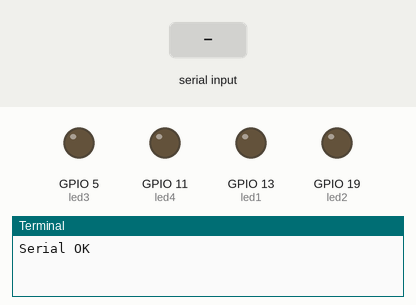
Simulated run of this program. Board: Raspberry Pi (BCM pin numbers). Shown: output pins drawn as LEDs (lit = HIGH), the last lines printed to the terminal. Dashed ring = blinking. Inputs (shaded band) come from the test bench. The clock reads 2024-03-15 10:24:30 at power-on unless the program sets it.

Above: at 4.2 s.
4.3 s: "Knop1\n" received over the second serial link
5.8 s: "snelheid1\n" received over the second serial link
At 6.6 s:
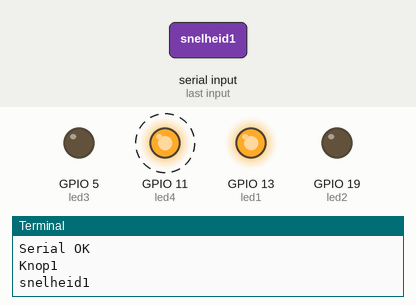
8.8 s: "Knop3\n" received over the second serial link
At 10.6 s:
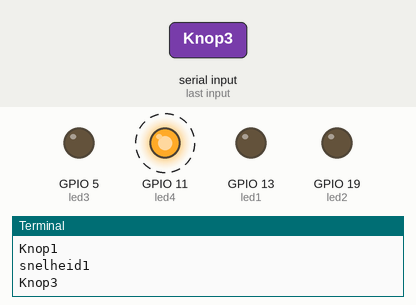
11.8 s: "Knop2\n" received over the second serial link
At 12.7 s:
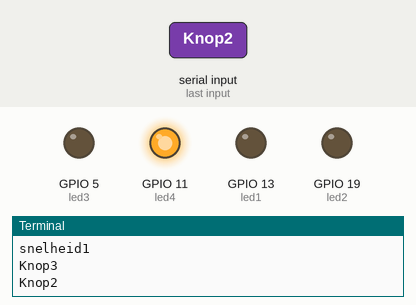
13.3 s: "snelheid2\n" received over the second serial link
At 14.8 s:
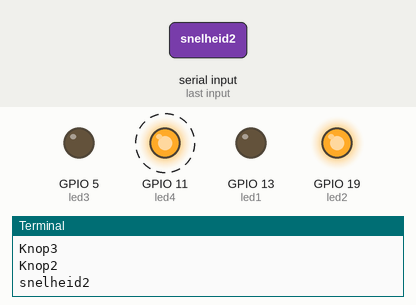
16.3 s: "Knop3\n" received over the second serial link
At 19.1 s:
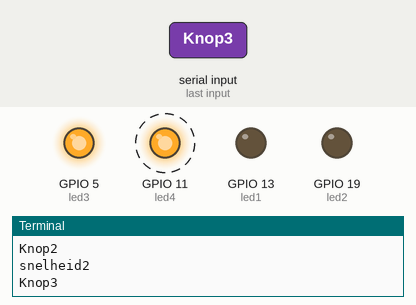
Timing chart, 0 to 20.3 s (numbered marks = the images above; inputs shaded):
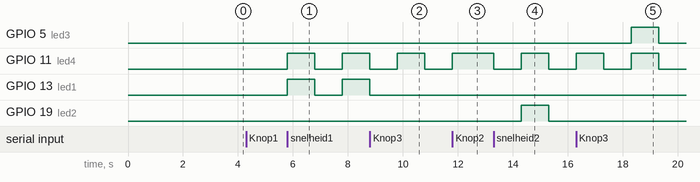

Measured:
- after the input at 5.8 s, GPIO 11 (led4), GPIO 13 (led1): LOW → HIGH at once, → LOW 1.0 s later, → HIGH 1.0 s later
- after the input at 8.8 s, GPIO 13 (led1): goes on until 8.8 s, then stays LOW
- after the input at 11.8 s, GPIO 11 (led4): goes on until 11.8 s, then stays HIGH
- after the input at 13.3 s, GPIO 11 (led4): HIGH → LOW at once, → HIGH 1.0 s later, → LOW 1.0 s later; GPIO 19 (led2): LOW → HIGH after 1.0 s, → LOW 1.0 s later
- after the input at 16.3 s, GPIO 5 (led3): LOW → HIGH after 2.0 s, → LOW 1.0 s later; GPIO 19 (led2): stops changing and stays LOW

The program:

opdracht9.py
```python
#Bibliotheken importen GPIO en Time en serial
import serial
import time
import RPi.GPIO as GPIO

# leds en knop verbinden aan pinnen
led1 = 13
led2 = 19
led3 = 5
led4 = 11

# variabel om data van Arduino in te stoppen
line=""

# setup code voor board en leds en waarschuwingen uitzetten
GPIO.setmode(GPIO.BCM)
GPIO.setwarnings(False)
GPIO.setup(led1, GPIO.OUT)
GPIO.setup(led2, GPIO.OUT)
GPIO.setup(led3, GPIO.OUT)
GPIO.setup(led4, GPIO.OUT)

# variabelen om tijd in op te slaan
previousMillis1 = 0
previousMillis2 = 0
previousMillis3 = 0
previousMillis4 = 0

# de initiele led statussen
LED_STATE1 = GPIO.LOW
LED_STATE2 = GPIO.LOW
LED_STATE3 = GPIO.LOW
LED_STATE4 = GPIO.LOW

# variabelen om de vertraging in op te slaan
periodA = 1000
periodB = 700
periodC = 500
periodD = 300

# variabelen om te bepalen welk lichtjes er moeten branden
staat1 = 0
staat2 = 0
staat3 = 0
staat4 = 0

# snelheid van het knipperen opslaan
snelheid1 = 0
snelheid2 = 0
snelheid3 = 0
snelheid4 = 0

# variabelen om te gebruiken in millis methode
test1 = 0
test2 = 0
test3 = 0
test4 = 0

# variabelen om led in op te slaan
testlicht1 = 0
testlicht2 = 0
testlicht3 = 0
testlicht4 = 0

# counter om ervoor te zorgen dat statussen 1 keer op nul worden gezet
blink = 0

# methode millis voor tijd
def millis():
    return time.time() * 1000

# methode om alle leds uit te zetten
def ledoff():
    GPIO.output(led1, GPIO.LOW)
    GPIO.output(led2, GPIO.LOW)
    GPIO.output(led3, GPIO.LOW)
    GPIO.output(led4, GPIO.LOW)


# verbinding maken met de Arduino
ser = serial.Serial('/dev/ttyACM0', 9600, timeout=1.0)
# vertraging zodat de data van de Arduino goed kunnen worden ontvangen
time.sleep(3)
# een buffer waar de data van de Arduino terecht komt
ser.reset_input_buffer()
print("Serial OK")

try:
    while True:
        # tijd aftrappen
        currentMillis = millis()


        time.sleep(0.01)
        # check of er data van Arduino is ontvangen
        if ser.in_waiting > 0:
            # decode de data van de Arduino
            line = ser.readline().decode('utf-8').rstrip()
            print(line)

        # verander variabelen naderhand van welke data er is gestuurd
        if line == "Knop1":
            staat1 = 1
        if line == "Knop2":
            staat2 = 2
        if line == "Knop3":
            staat3 = 3
        if line == "Knop4":
            staat4 = 4

        # verander variabelen snelheid naderhand van welke data er is gestuurd
        if line == "snelheid1":
            snelheid1 = 1
        if line == "snelheid2":
            snelheid2 = 2
        if line == "snelheid3":
            snelheid3 = 3
        if line == "snelheid4":
            snelheid4 = 4


        if staat1 == 1:
            # zet alles weer op nul
            if blink == 0:
                staat2 = 0
                staat3 = 0
                staat4 = 0
                snelheid1 =0
                snelheid2 = 0
                snelheid3 = 0
                snelheid4 = 0
                blink = blink + 1

            # andere leds uitdoen
            GPIO.output(led2, GPIO.LOW)
            GPIO.output(led3, GPIO.LOW)

            if snelheid1 == 1:
                test1 = periodA
                testlicht1 = led1

            if snelheid2 == 2:
                test1 = periodB
                testlicht1 = led1


            if snelheid3 == 3:
                test1 = periodC
                testlicht1 = led1


            if snelheid4 == 4:
                test1 = periodD
                testlicht1 = led1


            if test1 > 0:

                if currentMillis - previousMillis1 > test1:
                    previousMillis1 = currentMillis
                    if LED_STATE1 == GPIO.HIGH:
                        GPIO.output(testlicht1, GPIO.LOW)
                        LED_STATE1 = GPIO.LOW
                        GPIO.output(led4, GPIO.LOW)
                    else:
                        GPIO.output(testlicht1, GPIO.HIGH)
                        LED_STATE1 = GPIO.HIGH
                        GPIO.output(led4, GPIO.HIGH)


        if staat2 == 2:
            # zet alles weer op nul
            if blink == 1:
                staat1 = 0
                staat3 = 0
                staat4 = 0
                snelheid1 = 0
                snelheid2 = 0
                snelheid3 = 0
                snelheid4 = 0
                blink = blink + 1

            GPIO.output(led1, GPIO.LOW)
            GPIO.output(led3, GPIO.LOW)

            if snelheid1 == 1:
                test2 = periodA
                testlicht2 = led2

            if snelheid2 == 2:
                test2 = periodB
                testlicht2 = led2

            if snelheid3 == 3:
                test2 = periodC
                testlicht2 = led2

            if snelheid4 == 4:
                test2 = periodD
                testlicht2 = led2

            if test2 > 0:
                if currentMillis - previousMillis1 > test1:
                    previousMillis1 = currentMillis
                    if LED_STATE1 == GPIO.HIGH:
                        GPIO.output(testlicht2, GPIO.LOW)
                        LED_STATE1 = GPIO.LOW
                        GPIO.output(led4, GPIO.LOW)

                    else:
                        GPIO.output(testlicht2, GPIO.HIGH)
                        LED_STATE1 = GPIO.HIGH
                        GPIO.output(led4, GPIO.HIGH)


        if staat3 == 3:
            if blink == 2:
                staat1 = 0
                staat2 = 0
                staat4 = 0
                snelheid1 = 0
                snelheid2 = 0
                snelheid3 = 0
                snelheid4 = 0
                blink = blink + 1

            GPIO.output(led1, GPIO.LOW)
            GPIO.output(led2, GPIO.LOW)

            if snelheid1 == 1:
                test3 = periodA
                testlicht3 = led3

            if snelheid2 == 2:
                test3 = periodB
                testlicht3 = led3

            if snelheid3 == 3:
                test3 = periodC
                testlicht3 = led3

            if snelheid4 == 4:
                test3 = periodD
                testlicht3 = led3

            if test3 > 0:
                if currentMillis - previousMillis1 > test1:
                    previousMillis1 = currentMillis
                    if LED_STATE1 == GPIO.HIGH:
                        GPIO.output(testlicht3, GPIO.LOW)
                        LED_STATE1 = GPIO.LOW
                        GPIO.output(led4, GPIO.LOW)

                    else:
                        GPIO.output(testlicht3, GPIO.HIGH)
                        LED_STATE1 = GPIO.HIGH
                        GPIO.output(led4, GPIO.HIGH)


        if staat4 == 4:
            # zet alles weer op nul
            if blink == 3:
                staat1 = 0
                staat2 = 0
                staat3 = 0
                snelheid1 = 0
                snelheid2 = 0
                snelheid3 = 0
                snelheid4 = 0
                blink = blink + 1

            GPIO.output(led1, GPIO.LOW)
            GPIO.output(led3, GPIO.LOW)

            if snelheid1 == 1:
                test4 = periodA
                testlicht4 = led4

            if snelheid2 == 2:
                test4 = periodB
                testlicht4 = led4

            if snelheid3 == 3:
                test4 = periodC
                testlicht4 = led4

            if snelheid4 == 4:
                test4 = periodD
                testlicht4 = led4

            if test4 > 0:
                if currentMillis - previousMillis1 > test1:
                    previousMillis1 = currentMillis
                    if LED_STATE1 == GPIO.HIGH:
                        GPIO.output(testlicht4, GPIO.LOW)
                        LED_STATE1 = GPIO.LOW
                        GPIO.output(led2, GPIO.LOW)

                    else:
                        GPIO.output(testlicht4, GPIO.HIGH)
                        LED_STATE1 = GPIO.HIGH
                        GPIO.output(led2, GPIO.HIGH)


# programma stoppen als er op de keyboard wordt gedrukt
except KeyboardInterrupt:
    print("Close Serial communication")
    GPIO.output(led1, GPIO.LOW)
    GPIO.output(led2, GPIO.LOW)
    GPIO.output(led3, GPIO.LOW)
    GPIO.output(led4, GPIO.LOW)
    ser.close()
```
